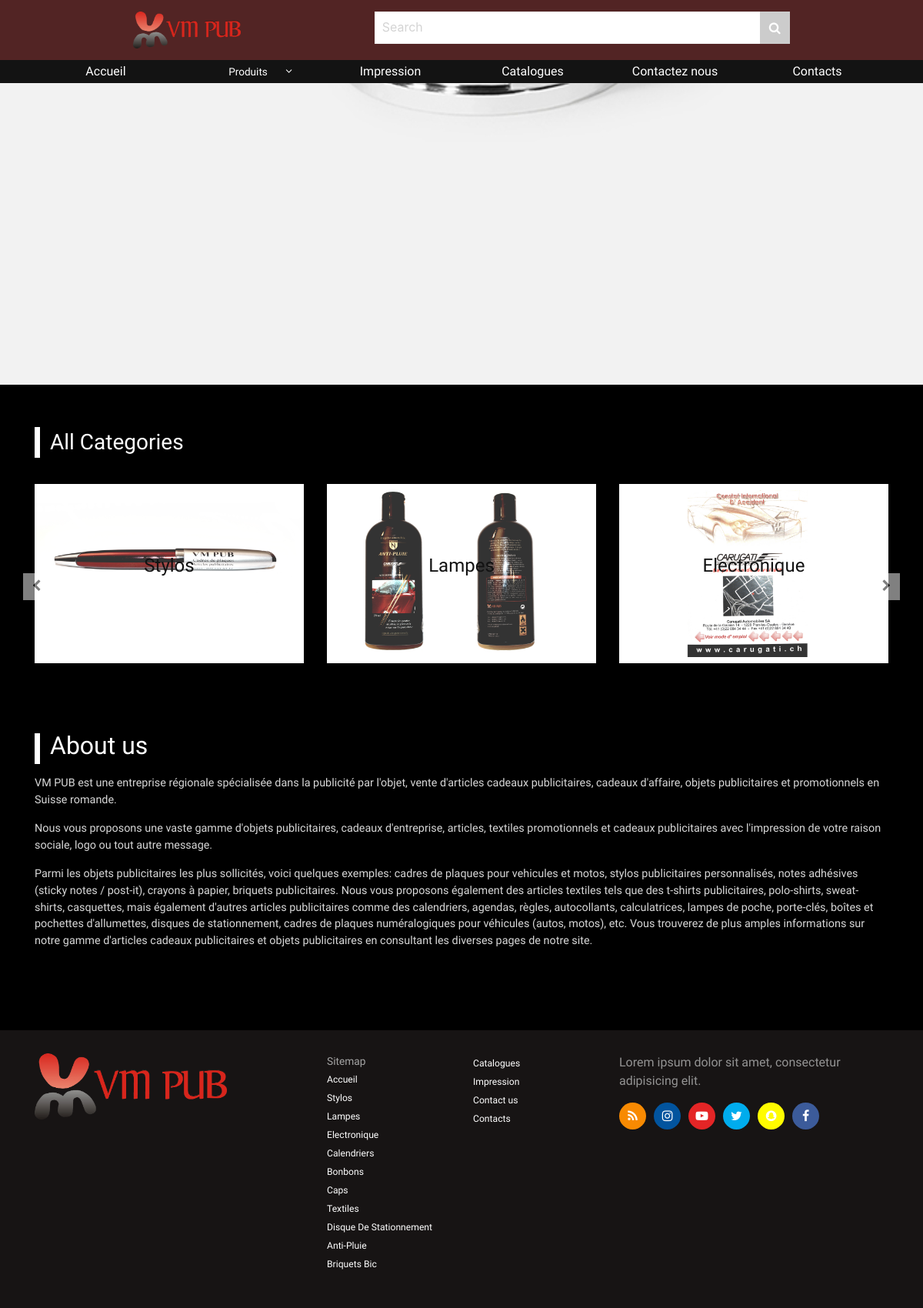
The page / on the database its author committed.
### main/models.py (models this page shows, shortened)
class SlideShow(models.Model):
    photo = models.FileField(null=False, upload_to=settings.MEDIA_ROOT + '/slide-show/')

class Category(models.Model):
    name = models.CharField(null=False, max_length=50)
    photo = models.FileField(null=False, upload_to=settings.MEDIA_ROOT+'/categories/')

### main/views.py (the view, shortened to what this page needs)
# urls.py: url(r'^$', HomeView.as_view(), name='home'),
class HomeView(View):
    template_name = 'main/indeex.html'
    def get(self, request):
        context = {'news': get_news(), 'cats': Category.objects.all(), 'slide': SlideShow.objects.all()}
        return render(request, 'main/indeex.html', context)

### main/context_processors.py (called while the page is built)
def get_category_menu(request):
    cat_names = []
    categories = Category.objects.all()
    for category in categories:
        cat_names.append(category.name)
    return {
        'categories': cat_names,
        'impressions': Impression.objects.all(),
        'catalogs': Catalog.objects.all(),
    }

### main/templatetags/url_mods.py (called while the page is built)
@register.filter(name='space_to_dash')
def space_to_dash(value):
  return value.replace(' ', '-')

### main/views.py (called while the page is built)
def get_news():
    news = []
    hot_news = HotNew.objects.all()
    if hot_news:
        for n in hot_news:
            news.append(n.news)
    return news

### main/templates/main/indeex.html (shortened to what this page needs)
{% extends 'main/base.html' %}
{% load static %}
{% load url_mods %}
{% block content %}
        <div class="slider">
         {% for pic in slide %}
            {% if windowWidth > 768 %}
               <div class="box {% if forloop.first %}active{% endif %}" style="background: url('{{ pic.photo.url }}') fixed center -20%"></div>
             {% else %}
                <div class="box {% if forloop.first %}active{% endif %}" style="background: url('{{ pic.photo.url }}') fixed center 35%"></div>
             {% endif %}
         {% endfor %}
        </div>
    <div class='container'>
        <h3 class='special-header'>All Categories</h3>
    </div>
    <div id="sugSlider" class="carousel slide category" data-ride="carousel">
    <div class="carousel-inner container">
        {% for cat in cats %}
            {% if forloop.first %}
        <div class="carousel-item active">
            <div class="row">
                {% elif forloop.counter0|divisibleby:"3" %}
                <div class="carousel-item">
                    <div class="row">
                        {% endif %}
                        <div class='col-md-4'>
                          <a href='{% url 'main:categories' cat_name=cat.name|space_to_dash %}'>
                        <div class='product'>
                            <div class='image'>
                                <img src='{{ cat.photo.url }}' alt='product img' class='img-fluid' />
                                <div class='overlay'>
                                    <h4>{{ cat.name|title }}</h4>
                                </div>
                            </div>
                        </div>
                    </a>
                        </div>
                {% if forloop.counter|divisibleby:"3" %}
              </div>
                </div>
          {% endif %}
        {% endfor %}
        </div>
    </div>
    <a class="carousel-control-prev" href="#sugSlider" role="button" data-slide="prev">
        <span class="carousel-control-prev-icon fa fa-chevron-left" aria-hidden="true"></span>
    </a>
    <a class="carousel-control-next" href="#sugSlider" role="button" data-slide="next">
        <span class="carousel-control-next-icon fa fa-chevron-right" aria-hidden="true"></span>
    </a>
</div>
    </div>
{% endblock %}
{% block aboutus %}
    <div class="about">
        <div class='container'>
            <h2 class='special-header abouthead'>About us</h2>
            <p>VM PUB est une entreprise régionale spécialisée dans la publicité par l'objet, vente d'articles cadeaux publicitaires, cadeaux d'affaire, objets publicitaires et promotionnels en Suisse romande.</p>
            <p>Nous vous proposons une vaste gamme d'objets publicitaires, cadeaux d'entreprise, articles, textiles promotionnels et cadeaux publicitaires avec l'impression de votre raison sociale, logo ou tout autre message. </p>
            <p>Parmi les objets publicitaires les plus sollicités, voici quelques exemples: cadres de plaques pour vehicules et motos, stylos publicitaires personnalisés, notes adhésives (sticky notes / post-it), crayons à papier, briquets publicitaires. Nous vous proposons également des articles  textiles tels que des t-shirts publicitaires, polo-shirts, sweat-shirts, casquettes, mais également d'autres articles publicitaires comme des calendriers, agendas, règles, autocollants, calculatrices, lampes de poche, porte-clés, boîtes et  pochettes d'allumettes, disques de stationnement, cadres de plaques numéralogiques pour véhicules (autos, motos), etc. Vous trouverez de plus amples informations sur notre gamme d'articles cadeaux publicitaires et objets publicitaires en consultant  les diverses pages de notre site.</p>
        </div>
    </div>
{% endblock %}

### main/templates/main/footer.html (shortened to what this page needs)
{% load static %}
{% block footer %}
    <div class='footer'>
        <div class='container'>
            <div class='row'>
                <div class='col-md-4'>
                    <a href='#' target="_blank"><img src='{% static 'main/images/gif.gif' %}' alt='logo' class='img-fluid flogo' /></a>
                </div>
                <div class='col-md-4'>
                    <ul class='sitemap list-unstyled row'>
                        <div class='col-6'>
                            <li>
                                Sitemap
                            </li>
                            <li class="active">
                                <a href="{% url 'main:home' %}">Accueil <span class="sr-only">(current)</span></a>
                            </li>
                            {% for cat in categories %}
                            <li>
                                <a href="{% url 'main:categories' cat_name=cat %}">{{ cat|title }}</a>
                            </li>
                            {% endfor %}
                        </div>
                        <div class='col-6'>
                            <li>
                                <a href="{% url 'main:catalog' %}">Catalogues</a>
                            </li>
							 <li>
                                <a href="{% url 'main:impression' %}">Impression</a>
                            </li>
                            <li>
                                <a href="{% url 'main:contact' %}">Contact us</a>
                            </li>
                            <li>
                                <a href="{% url 'main:details' %}">Contacts</a>
                            </li>
                        </div>
                    </ul>
                </div>
                <div class='col-md-4'>
                    <div class='footer-brand'>
                        <p>Lorem ipsum dolor sit amet, consectetur adipisicing elit.</p>
                        <ul class='footer-media list-unstyled'>
                            <li><i class='fa fa-rss'></i></li>
                            <li><i class='fa fa-instagram'></i></li>
                            <li><i class='fa fa-youtube-play'></i></li>
                            <li><i class='fa fa-twitter'></i></li>
                            <li><i class='fa fa-snapchat'></i></li>
                            <li><i class='fa fa-facebook'></i></li>
                        </ul>
                    </div>
                </div>
            </div>
        </div>
    </div>
{% endblock %}

### main/static/main/css/stylesheet.css (style rules this page uses)
* { -webkit-box-sizing: border-box; -moz-box-sizing: border-box; -o-box-sizing: border-box; box-sizing: border-box; }
html { margin: 0; padding: 0; background-color: transparent; background-image: url(../images/bg.jpg); background-position: left top; background-repeat: repeat; background-attachment: scroll; }
body { background: url(../images/bg.jpg) no-repeat; -webkit-background-size: cover; -moz-background-size: cover; -o-background-size: cover; background-size: cover; height: 1vh }
h1,h2,h3,h4,h5,h6 { font-family: 'Do Hyeon', sans-serif; }
::placeholder { color: #d4d4d4;font-size: 1rem }
.slider { background:#DDD }
.slider .box { background-size: cover; height: 500px; display: none }
.slider .box.active { display: block }
.special-header { padding-top: 60px;padding-left: 20px; color:#FFF;position: relative }
.special-header:before { content: ''; position: absolute; top: 55px; left: 0; width: 7px; height: 40px; background: #FFF; }
#sugSlider { padding: 30px 0 0 0 }
#sugSlider .carousel-control-next, #sugSlider .carousel-control-prev { background: #FFF; color: #000; height: 15%; top: 50%; width: 35px; }
.carousel-control-prev .carousel-control-prev-icon, .carousel-control-next .carousel-control-next-icon { background-image: none !important }
.product .image { position: relative; width: 350px;height: 233px }
.product .image .overlay { position: absolute; top: 0; left: 0; right: 0; bottom: 0; background: rgba(255, 255, 255, 0.2); width: 100%; height: 100%; -webkit-transition: all .4s ease-in-out; -moz-transition: all .4s ease-in-out; -o-transition: all .4s ease-in-out; transition: all .4s ease-in-out; display: flex; justify-content: center; align-items: center }
.product .image .overlay h4 { position: absolute; top: 40%; text-align: center; color: #121212; -webkit-transition: all .3s ease-in-out; -moz-transition: all .3s ease-in-out; -o-transition: all .3s ease-in-out; transition: all .3s ease-in-out; }
.about { padding: 90px 0 }
.about .abouthead { padding-top: 0; margin-bottom: 20px }
.about .abouthead:before { top: 1px }
.about p { color: #d8d8d8; font-size: 0.9rem; }
.footer { background: #171414; color: #FFF; padding: 30px 0; overflow: hidden; }
.footer .flogo { width: 250px }
.footer ul div:first-of-type li:first-of-type { cursor: default; font-size: 0.86rem; color: #a5a5a5; }
.footer ul div li a { font-size: 0.76rem }
.footer p { color: #949494 }
.footer .footer-media { display: flex; margin: 0 0 30px 0; padding: 0; color: #FFF }
.footer .footer-media li i { background: #FFF; width: 35px; height: 35px; line-height: 35px; text-align: center; border-radius: 50% }
.footer .footer-media li { padding-right: 10px }
.footer .footer-media li i:first-of-type { background: #f88a02 }
.footer .footer-media li:nth-of-type(2) i { background: #02549e }
.footer .footer-media li:nth-of-type(3) i { background: #e42526 }
.footer .footer-media li:nth-of-type(4) i { background: #00aced }
.footer .footer-media li:nth-of-type(5) i { background: #fffc00 }
.footer .footer-media li:last-of-type i { background: #3c5b9a }
.footer .sitemap { padding: 0; }
.footer .sitemap a { color: #FFF; text-decoration: none }

### rows shown on the page
SlideShow: photo (picture)
Category: photo (picture), name "Stylos", categories "Stylos"
Category: photo (picture), name "Lampes", categories "Lampes"
Category: photo (picture), name "Electronique", categories "Electronique"
Category: categories "Calendriers"
Category: categories "Bonbons"
Category: categories "Caps"
Category: categories "Textiles"
Category: categories "Disque De Stationnement"
Category: categories "Anti-Pluie"
Category: categories "Briquets Bic"
